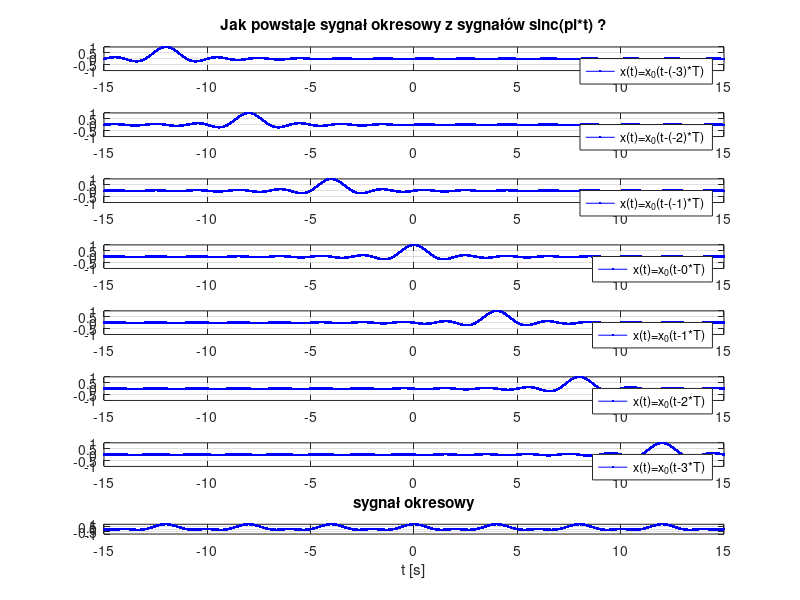

The MATLAB source for this figure:
% m-plik skryptowy: ts_demo_11_sygnal_okresowy.m
%
% Teoria sygnalow
% Elektronika
% AGH
% 
% Opracowanie: P.Korohoda, 22.10.2022

clc; clear; close all;

dt=1e-3;   t=-15:dt:15;  Nt=length(t);

wybieramy=3;
switch wybieramy
    case 1, sygnal_1=@(t,n,T) xpi(t,n*T,T/2);  % dzielenie przez 2 daje efekt wypełnienia = 1/2; 
    case 2, sygnal_1=@(t,n,T) xtri(t,n*T,T/2); % uwaga na dzielenie przez 2;
    case 3, sygnal_1=@(t,n,T) sinc(t-n*T);
end        

T=4; % warto porównac wyniki dla T=1; T=2; T=3; T=4, itd.

x=zeros(1,Nt);
for n=-50:50
    x=x+sygnal_1(t,n,T);
end

    figure(1); 
        k=0;
        for n=-3:3
           k=k+1; 
           x1=sygnal_1(t,n,T);
           subplot(8,1,k); plot(t,x1,'b.-'); grid on;  
                                ylim([-1,1]);
                                
                                if n<0
                                    legend(['x(t)=x_0(t-(',num2str(n),')*T)']);
                                else
                                    legend(['x(t)=x_0(t-',num2str(n),'*T)']);
                                end
                                
                                if (k==1)&(wybieramy==1)
                                    title('Jak powstaje sygnał okresowy z sygnałów PI(t) ?'); 
                                elseif (k==1)&(wybieramy==2)
                                    title('Jak powstaje sygnał okresowy z sygnałów Lambda(t) ?'); 
                                elseif (k==1)&(wybieramy==3)
                                    title('Jak powstaje sygnał okresowy z sygnałów sinc(pi*t) ?'); 
                                else
                                    % nic nie wypisujemy;
                                end
        end    
           subplot(12,1,12); plot(t,x,'b.-'); grid on; 
                            ylim([-1,1]);    
                            xlabel('t [s]'); title(['sygnał okresowy']);
                            
% EOF                            
